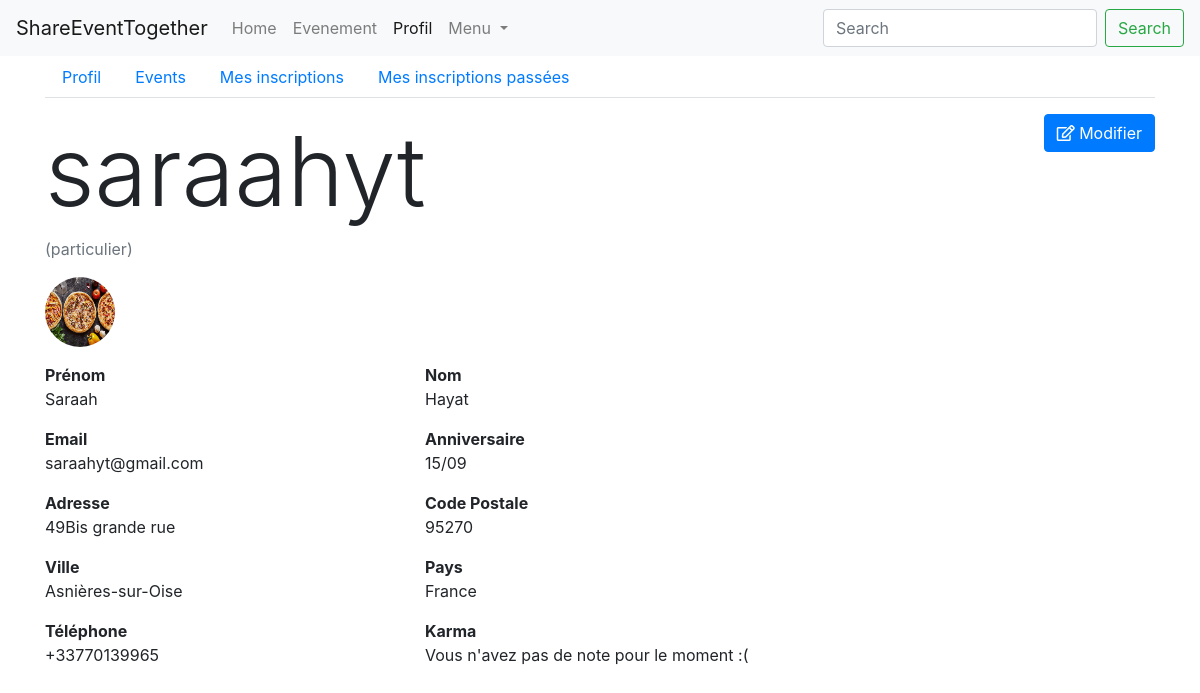
The page /profil (signed in) on the database as committed earlier.
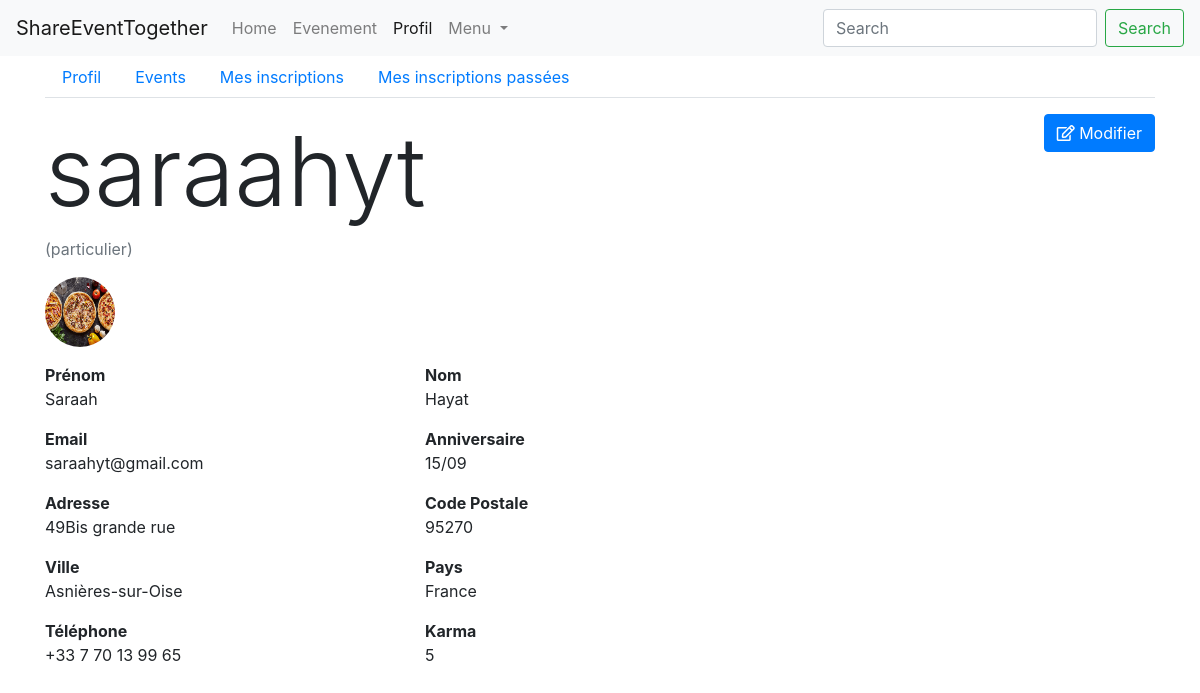
The same page on the database as committed later.
### persons/models.py (models this page shows, shortened)
class Person(models.Model):
    TYPE_PARTICULIER = 'particulier'
    TYPE_PROFESSIONNEL = 'professionnel'
    TYPE_CHOICES = (
        (TYPE_PARTICULIER, 'particulier'),
        (TYPE_PROFESSIONNEL, 'professionnel')
    )
    user = models.ForeignKey('users.User', on_delete=models.CASCADE)
    first_name = models.CharField('prenom', max_length=100)
    last_name = models.CharField('nom', max_length=100)
    birth_date = models.DateField('date naissance')
    address = models.CharField('adresse', max_length=250)
    zip_code = models.IntegerField('code postal')
    city = models.CharField('ville', max_length=50)
    country = models.CharField('pays', max_length=100)
    phone_number = PhoneNumberField('telephone')
    pseudo = models.CharField('pseudo', max_length=50)
    person_type = models.CharField('type', choices=TYPE_CHOICES, max_length=15)
    created_at = models.DateTimeField('crée à', auto_now=True)
    note = models.IntegerField('karma', null=True, blank=True)
    imageProfil = models.FileField('image', null=True, default='utilisateur-de-profil.svg')

### users/models.py (models this page shows, shortened)
class User(AbstractBaseUser, PermissionsMixin):
    email = models.EmailField('email', max_length=254, unique=True)
    is_staff = models.BooleanField('statut staff', default=False)
    is_superuser = models.BooleanField('statut superutilisateur', default=False)
    is_active = models.BooleanField('actif', default=True)
    last_login = models.DateTimeField('dernière connexion', null=True, blank=True)
    date_joined = models.DateTimeField('date d\'inscription', auto_now_add=True)
    USERNAME_FIELD = 'email'
    EMAIL_FIELD = 'email'
    REQUIRED_FIELDS = []
    objects = UserManager()
    class Meta:
        ordering = ['email', ]
        verbose_name = 'utilisateur'
        verbose_name_plural = 'utilisateurs'

### events/views/persons.py (the view)
# urls.py: path('profil', DetailProfilView.as_view(), name='profil'),
class DetailProfilView(PersonView):
    def get(self, request):
        user = request.user
        person = Person.objects.get(user=user)
        form = ProfilForm(instance=person)
        context = {
            'person': person,
            'form': form,
            'navigation_items': navigation.navigation_items(navigation.NAV_PROFIL),
        }
        return render(request, 'persons/profil/profil_detail.html', context)

### events/forms.py (shortened to what this page needs)
class ProfilForm(forms.ModelForm):
    email = forms.EmailField(label='Email', max_length=254)
    class Meta:
        model = Person
        exclude = ['user', 'created_at', 'karma', 'person_type', 'birth_date', 'pseudo', ]
        widgets = {
            'email': forms.EmailInput(attrs={'placeholder': 'Email'}),
            'phone_number': forms.TextInput(attrs={'placeholder': '0612344321'}),
        }
    def __init__(self, instance=None, *args, **kwargs):
        super().__init__(instance=instance, *args, **kwargs)
        if instance:
            self.fields['email'].initial = instance.user.email

### events/navigation.py (called while the page is built)
def navigation_items(selected_item=None):
    items = []
    for name, shortcut in NAV_ITEMS:
        items.append({
            'name': name,
            'url': reverse(shortcut),
            'active': True if selected_item == name else False,
        })
    return items

### events/templates/persons/profil/profil_detail.html (shortened to what this page needs)
{% extends 'persons/base_navbar.html' %}
{% load static %}
{% block content %}
    <ul class="nav nav-tabs">
        <li class="nav-item">
            <a class="nav-link" href="{% url 'profil' %}">Profil</a>
        </li>
        <li class="nav-item">
            <a class="nav-link" href="{% url 'profil-events' %}">Events</a>
        </li>
        {% if person.person_type != "professionnel" %}
            <li class="nav-item">
                <a class="nav-link" href="{% url 'profil-registered_events' %}">Mes inscriptions</a>
            </li>
            <li class="nav-item">
                <a class="nav-link" href="{% url 'profil-finished-events' %}">Mes inscriptions passées</a>
            </li>
        {% endif %}
    </ul>
    <div class="row my-3">
        <div class="col-md-8">
            <div>
                <h2 class="display-1">{{ person.pseudo }}</h2>
                <p class="text-muted"> ({{ person.person_type }})</p>
            </div>
            <img class="rounded-circle mr-5" height="70" width="70" src="{{ person.imageProfil.url }}">
        </div>
        <div class="col-md-4 text-right">
            <a href="{% url 'profil-edit' %}" class="btn btn-primary"><i class="far fa-edit"></i> Modifier</a>
        </div>
    </div>
    <div class="row">
        <div class="col-md-4">
            <p>
                <b>Prénom</b>
                <br>
                {{ person.first_name }}
            </p>
        </div>
        <div class="col-md-4">
            <p>
                <b>Nom</b>
                <br>
                {{ person.last_name }}
            </p>
        </div>
    </div>
    <div class="row">
        <div class="col-md-4">
            <p>
                <b>Email</b>
                <br>
                {{ person.user.email }}
            </p>
        </div>
        <div class="col-md-4">
            <p>
                <b>Anniversaire</b>
                <br>
                {{ person.birth_date|date:'j/m' }}
            </p>
        </div>
    </div>
    <div class="row">
        <div class="col-md-4">
            <p>
                <b>Adresse</b>
                <br>
                {{ person.address }}
            </p>
        </div>
        <div class="col-md-4">
            <p>
                <b>Code Postale</b>
                <br>
                {{ person.zip_code }}
            </p>
        </div>
    </div>
    <div class="row">
        <div class="col-md-4">
            <p>
                <b>Ville</b>
                <br>
                {{ person.city }}
            </p>
        </div>
        <div class="col-md-4">
            <p>
                <b>Pays</b>
                <br>
                {{ person.country }}
            </p>
        </div>
    </div>
    <div class="row">
        <div class="col-md-4">
            <p>
                <b>Téléphone</b>
                <br>
                {{ person.phone_number }}
            </p>
        </div>
        <div class="col-md-4">
            <p>
                <b>Karma</b>
                <br>
                {% if person.note is not None %}
                    {{ person.note }}
                {% else %}
                    <span>Vous n'avez pas de note pour le moment :(</span>
                {% endif %}
            </p>
        </div>
    </div>
{% endblock content %}

Rows that differ between the two databases and show on the page:
changed Person "saraahyt": phone_number "+33770139965" → "+33 7 70 13 99 65"; note (not shown) → "5"
Other text that changed with them:
text no longer shown: "Vous n'avez pas de note pour le moment :("
